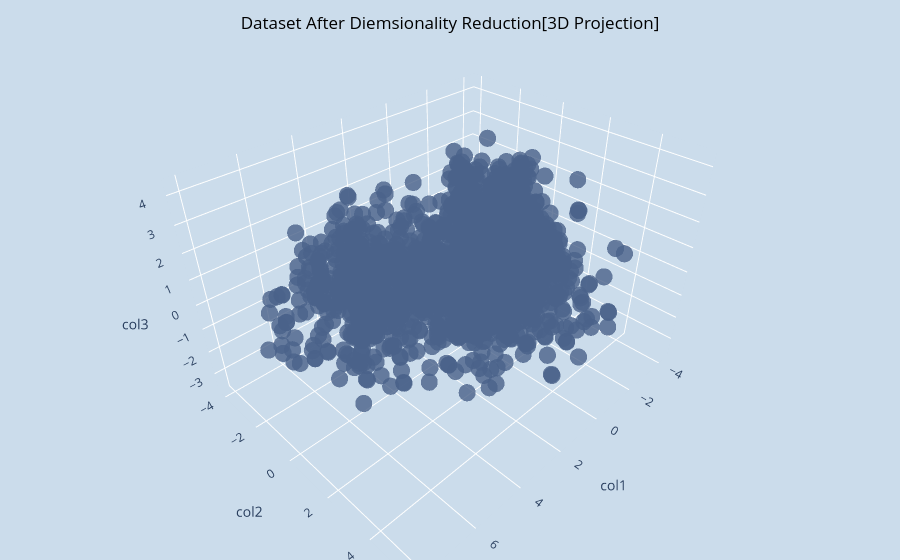

Here is the notebook cell this chart was saved with:
### Code cell
x = pca_data["col1"]
y = pca_data["col2"]
z = pca_data["col3"]

print(f"Let's have a look on the dataset after dimensionality reduction :")

fig = go.Figure(data = [go.Scatter3d(x=x, y=y, z=z,mode='markers',
                marker = dict(size=10, color="#4A628A", opacity=0.8))])
fig.update_layout(title=dict(text= "Dataset After Diemsionality Reduction[3D Projection]",
                             y=0.97,x=0.5,xanchor= "center",yanchor= "top",font_color="black"),
                  scene=dict(xaxis = dict(title="col1",backgroundcolor="#CBDCEB",showbackground=True,showgrid=True, gridwidth=2, gridcolor='white',zerolinecolor="white"),
                             yaxis = dict(title="col2",backgroundcolor="#CBDCEB",showbackground=True,showgrid=True, gridwidth=2, gridcolor='white',zerolinecolor="white"),
                             zaxis = dict(title="col3",backgroundcolor="#CBDCEB",showbackground=True,showgrid=True, gridwidth=2, gridcolor='white',zerolinecolor="white")),
                  margin=dict(l=0, r=0, b=0, t=0),paper_bgcolor="#CBDCEB")
fig.show()

### Figure 1 — Plotly figure (JSON) as saved in the notebook; plotly's stock layout.template omitted (floating-point values rounded to 4 significant figures; data arrays with more than 128 entries replaced by an {"elided": "..."} marker saying what was removed)
{"data": [{"marker": {"color": "#4A628A", "opacity": 0.8, "size": 10}, "mode": "markers", "type": "scatter3d", "x": {"elided": "2212 float values"}, "y": {"elided": "2212 float values"}, "z": {"elided": "2212 float values"}}], "layout": {"margin": {"b": 0, "l": 0, "r": 0, "t": 0}, "paper_bgcolor": "#CBDCEB", "scene": {"xaxis": {"backgroundcolor": "#CBDCEB", "gridcolor": "white", "gridwidth": 2, "showbackground": true, "showgrid": true, "title": {"text": "col1"}, "zerolinecolor": "white"}, "yaxis": {"backgroundcolor": "#CBDCEB", "gridcolor": "white", "gridwidth": 2, "showbackground": true, "showgrid": true, "title": {"text": "col2"}, "zerolinecolor": "white"}, "zaxis": {"backgroundcolor": "#CBDCEB", "gridcolor": "white", "gridwidth": 2, "showbackground": true, "showgrid": true, "title": {"text": "col3"}, "zerolinecolor": "white"}}, "title": {"font": {"color": "black"}, "text": "Dataset After Diemsionality Reduction[3D Projection]", "x": 0.5, "xanchor": "center", "y": 0.97, "yanchor": "top"}}}
